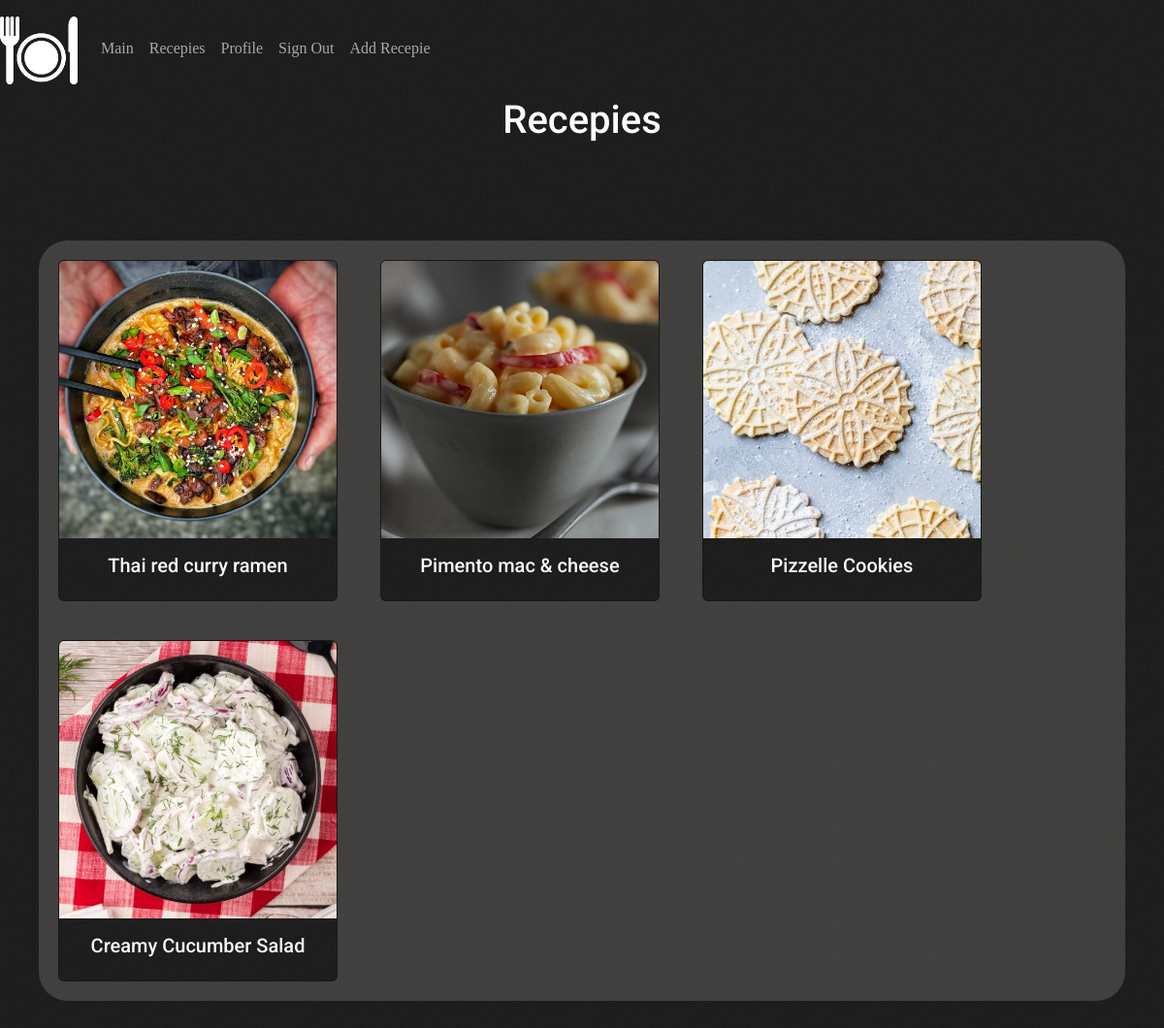
The app's page /recepies_page (signed in) with its own data.
### models.py (models this page shows, shortened)
class Recepies(db.Model):
    id = db.Column(db.Integer, primary_key=True)
    title = db.Column(db.String, nullable=False)
    ingredients = db.Column(db.Text)
    actions = db.Column(db.Text)
    img = db.Column(db.Text)
    link = db.Column(db.Text)
    user_id = db.Column(db.Integer, db.ForeignKey('user.id'))

### routes.py (the view)
@app.route("/recepies_page")
@login_required
def recepies_page():
    recepies = Recepies.query.all()
    return render_template("recepies.html", recepies=recepies)

### models.py (called while the page is built)
@login_manager.user_loader
def load_user(user_id):
    return User.query.get(int(user_id))

### templates/recepies.html (shortened to what this page needs)
{% extends 'base.html' %}
{% block content %}
<main>
    <h1>Recepies</h1>
	<div class="container_card">
    {% for recepie in recepies %}
		<div class="card" style="width: 18rem;">
			<img src="{{recepie.img}}" class="card-img-top" alt="...">
			<div class="card-body">
				<h5 class="card-title">{{recepie.title}}</h5>
			</div>
		</div>
		{% endfor %}
	</div>
</main>
{% endblock content %}

### static/mypage.css (style rules this page uses)
body { min-height: 100vh; font-family: 'Roboto', sans-serif; background-image: url(images/bg.jpg); background-attachment: fixed; }
h1, h2, h3, h4, h5, h6 { text-align: center; color: white; font-family: 'Roboto', sans-serif; }
.card { margin: 20px; display: inline-block; }
.container_card { margin: 40px; margin-top: 100px; border-radius: 30px; background-color: rgba(237, 231, 225, 0.171); border-color: white; border: 10px; }
.card { background-image: url(images/bg.jpg); color: #fafafa; }

### records on screen
Recepies: shows a picture, title "Thai red curry ramen"
Recepies: shows a picture, title "Pimento mac & cheese"
Recepies: shows a picture, title "Pizzelle Cookies"
Recepies: shows a picture, title "Creamy Cucumber Salad"
